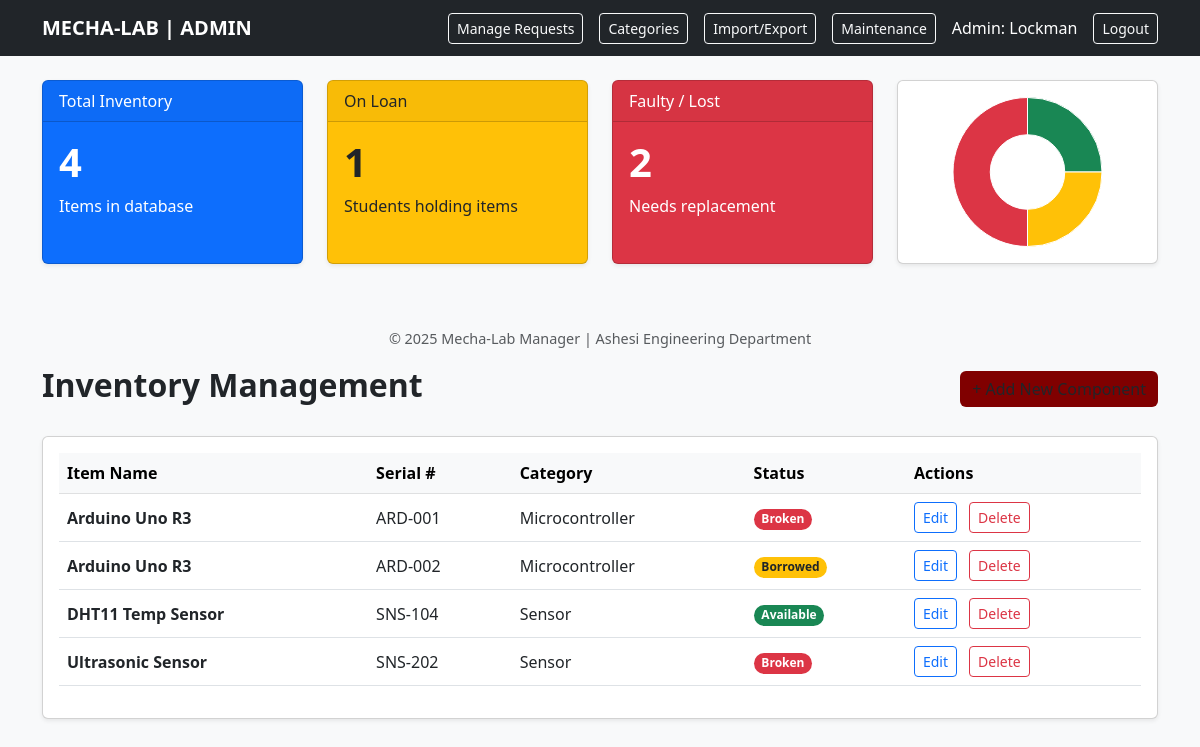
Page /admin/dashboard.php (signed in) on the committed database.
### tables this page shows
CREATE TABLE `inventory` (
  `item_id` int(11) NOT NULL,
  `category_id` int(11) DEFAULT NULL,
  `item_name` varchar(100) NOT NULL,
  `serial_number` varchar(50) NOT NULL,
  `description` text DEFAULT NULL,
  `status` enum('Available','Borrowed','Broken','Lost') DEFAULT 'Available',
  `image_url` varchar(255) DEFAULT NULL
);

### admin/dashboard.php (the view, shortened to what this page needs)
<?php
include "../settings/connection.php";
$total_query = "SELECT COUNT(*) as count FROM inventory";
$total_result = $conn->query($total_query);
$total_items = $total_result->fetch_assoc()['count'];
$borrowed_query = "SELECT COUNT(*) as count FROM inventory WHERE status = 'Borrowed'";
$borrowed_result = $conn->query($borrowed_query);
$borrowed_items = $borrowed_result->fetch_assoc()['count'];
$broken_query = "SELECT COUNT(*) as count FROM inventory WHERE status = 'Broken' OR status = 'Lost'";
$broken_result = $conn->query($broken_query);
$broken_items = $broken_result->fetch_assoc()['count'];
$available_items = $total_items - $borrowed_items - $broken_items;
$sql = "SELECT * FROM inventory";
$result = $conn->query($sql);
?>
<?php include '../view/header.php'; ?>
<nav class="navbar navbar-expand-lg navbar-dark bg-dark mb-4">
    <div class="container">
        <a class="navbar-brand fw-bold" href="#">MECHA-LAB | ADMIN</a>
        <div class="d-flex text-white align-items-center">
            <a href="requests.php" class="btn btn-outline-light btn-sm me-3">Manage Requests</a>
            <a href="categories.php" class="btn btn-outline-light btn-sm me-3">Categories</a>
            <a href="import_export.php" class="btn btn-outline-light btn-sm me-3">Import/Export</a>
            <a href="maintenance.php" class="btn btn-outline-light btn-sm me-3">Maintenance</a>
            <span class="me-3">Admin: <?php echo $_SESSION['fname']; ?></span>
            <a href="../actions/logout.php" class="btn btn-outline-light btn-sm">Logout</a>
        </div>
    </div>
</nav>
<div class="container">
    <div class="row mb-5">
        <div class="col-md-3">
            <div class="card text-white bg-primary mb-3 shadow-sm h-100">
                <div class="card-header">Total Inventory</div>
                <div class="card-body">
                    <h1 class="card-title fw-bold"><?php echo $total_items; ?></h1>
                    <p class="card-text">Items in database</p>
                </div>
            </div>
        </div>
        <div class="col-md-3">
            <div class="card text-dark bg-warning mb-3 shadow-sm h-100">
                <div class="card-header">On Loan</div>
                <div class="card-body">
                    <h1 class="card-title fw-bold"><?php echo $borrowed_items; ?></h1>
                    <p class="card-text">Students holding items</p>
                </div>
            </div>
        </div>
        <div class="col-md-3">
            <div class="card text-white bg-danger mb-3 shadow-sm h-100">
                <div class="card-header">Faulty / Lost</div>
                <div class="card-body">
                    <h1 class="card-title fw-bold"><?php echo $broken_items; ?></h1>
                    <p class="card-text">Needs replacement</p>
                </div>
            </div>
        </div>
        <div class="col-md-3">
            <div class="card shadow-sm h-100">
                <div class="card-body d-flex justify-content-center align-items-center">
                    <canvas id="inventoryChart" style="max-height: 150px;"></canvas>
                </div>
            </div>
        </div>
    </div>
<script>
    // Setting uup the Pie Chart...
    const ctx = document.getElementById('inventoryChart').getContext('2d');
    const inventoryChart = new Chart(ctx, {
        type: 'doughnut',
        data: {
            labels: ['Available', 'Borrowed', 'Broken'],
            datasets: [{
                data: [
                    <?php echo $available_items; ?>,
                    <?php echo $borrowed_items; ?>,
                    <?php echo $broken_items; ?>
                ],
                backgroundColor: [
                    '#198754', // Green is for Available...
                    '#ffc107', // Yellow for Borrowed...
                    '#dc3545'  // and Red for Broken...
                ],
                borderWidth: 1
            }]
        },
        options: {
            responsive: true,
            plugins: {
                legend: {
                    display: false // Hides legend to save some space...
                }
            }
        }
    });
</script>
<?php include '../view/footer.php'; ?>
    <div class="d-flex justify-content-between align-items-center mb-4">
        <h2 class="fw-bold">Inventory Management</h2>
        <button type="button" class="btn btn-primary-custom" data-bs-toggle="modal" data-bs-target="#addItemModal">
        </button>
    </div>
    <div class="card shadow-sm">
        <div class="card-body">
            <table class="table table-hover align-middle">
                <thead class="table-light">
                    <tr>
                        <th>Item Name</th>
                        <th>Serial #</th>
                        <th>Category</th> <th>Status</th>
                        <th>Actions</th>
                    </tr>
                </thead>
                <tbody>
                    <?php
                    if ($result->num_rows > 0) {
                        while($row = $result->fetch_assoc()) {
                            $status_color = 'bg-secondary';
                            if ($row['status'] == 'Available') $status_color = 'bg-success';
                            if ($row['status'] == 'Borrowed') $status_color = 'bg-warning text-dark';
                            if ($row['status'] == 'Broken') $status_color = 'bg-danger';
                            echo "<tr>";
                            echo "<td class='fw-bold'>" . $row['item_name'] . "</td>";
                            echo "<td>" . $row['serial_number'] . "</td>";
                            echo "<td>" . ($row['category_id'] == 1 ? 'Microcontroller' : 'Sensor') . "</td>";
                            echo "<td><span class='badge rounded-pill $status_color'>" . $row['status'] . "</span></td>";
                            echo "<td>
                                    <a href='edit_inventory.php?id=" . $row['item_id'] . "' class='btn btn-sm btn-outline-primary me-2'>Edit</a>
                                    <a href='../actions/delete_item.php?id=" . $row['item_id'] . "' class='btn btn-sm btn-outline-danger' onclick='return confirm(\"Are you sure?\");'>Delete</a>
                                  </td>";
                            echo "</tr>";
                        }
                    } else {
                        echo "<tr><td colspan='5' class='text-center text-muted'>No items found.</td></tr>";
                    }
                    ?>
                </tbody>
            </table>
        </div>
    </div>

### view/header.php (shortened to what this page needs)
<!DOCTYPE html>
<html lang="en">
<head>
    <link href="https://cdn.jsdelivr.net/npm/bootstrap@5.3.0/dist/css/bootstrap.min.css" rel="stylesheet">
    <link rel="stylesheet" href="assets/css/style.css">
</head>
<body class="bg-light">

### view/footer.php (shortened to what this page needs)
<footer class="text-center mt-5 py-3 text-muted" style="font-size: 0.9rem;">
        <p class="mb-0">&copy; 2025 Mecha-Lab Manager | Ashesi Engineering Department</p>
    </footer>
</body>
</html>

### assets/css/style.css (style rules this page uses)
:root { --ashesi-maroon: #800000; --tech-blue: #0d6efd; }
body { font-family: 'Segoe UI', Tahoma, Geneva, Verdana, sans-serif; }
.btn-primary-custom { background-color: var(--ashesi-maroon); border: none; }

### rows in the picture
inventory: item_name "Arduino Uno R3", serial_number "ARD-001", shows "Microcontroller", status "Broken"
inventory: item_name "Arduino Uno R3", serial_number "ARD-002", shows "Microcontroller", status "Borrowed"
inventory: item_name "DHT11 Temp Sensor", serial_number "SNS-104", status "Available"
inventory: item_name "Ultrasonic Sensor", serial_number "SNS-202", status "Broken"

### other values in the picture
$_SESSION['fname'] "Lockman"
$total_items "4"
$borrowed_items "1"
$broken_items "2"
chart data {{ $available_items }} 1
chart data {{ $borrowed_items }} 1
chart data {{ $broken_items }} 2
